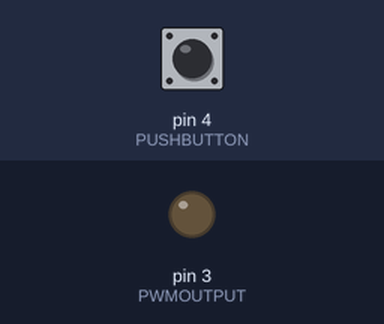
The sketch below on a simulated Arduino Nano, built with avr-gcc and run on an emulated ATmega328P. Parts: output pins drawn as LEDs (lit = HIGH). The test bench sets the inputs (shaded band); at power-on: pin 4 (PUSHBUTTON) HIGH.

Above: at 1.2 s.
1.3 s: pin 4 (PUSHBUTTON) pulled LOW for 3.2 s
At 2.65 s:
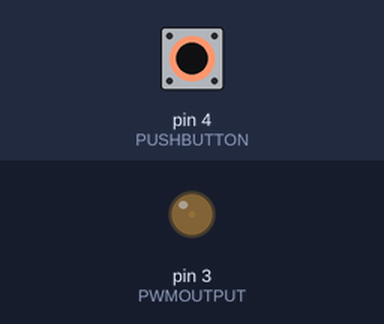
6.0 s: pin 4 (PUSHBUTTON) pulled LOW for 3.2 s
At 10.4 s:
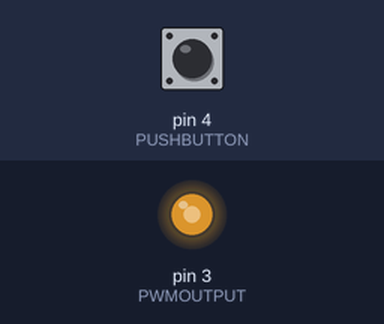
10.7 s: pin 4 (PUSHBUTTON) pulled LOW for 3.2 s
At 14.2 s:
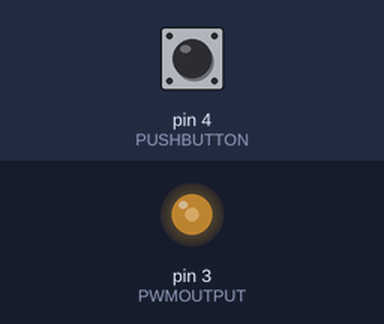
Timing chart, 0 to 15.7 s (numbered marks = the images above; inputs shaded):
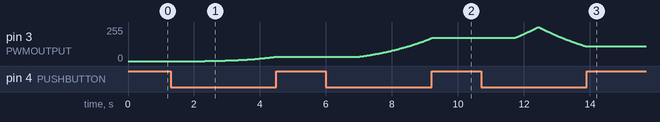

The sketch:

ArduDimmer.ino
```cpp
#define PWMOUTPUT 3   /* D3 on Arduino Nano */
#define PUSHBUTTON 4  /* D4 on Arduino Nano */

int brightness, dimmerInc;

// Brightness linearization table
const int table [256] PROGMEM = {
    1,   1,   1,   1,   1,   1,   1,   1,   1,   1,   2,   2,   2,   2,   2,   2,
    2,   2,   2,   2,   2,   2,   2,   3,   3,   3,   3,   3,   3,   3,   3,   4,
    4,   4,   4,   4,   4,   5,   5,   5,   5,   5,   6,   6,   6,   6,   6,   7,
    7,   7,   7,   8,   8,   8,   8,   9,   9,   9,  10,  10,  10,  10,  11,  11,
   11,  12,  12,  12,  13,  13,  13,  14,  14,  15,  15,  15,  16,  16,  17,  17,
   17,  18,  18,  19,  19,  20,  20,  21,  21,  22,  22,  23,  23,  24,  24,  25,
   25,  26,  26,  27,  28,  28,  29,  29,  30,  31,  31,  32,  32,  33,  34,  34,
   35,  36,  37,  37,  38,  39,  39,  40,  41,  42,  43,  43,  44,  45,  46,  47,
   47,  48,  49,  50,  51,  52,  53,  54,  54,  55,  56,  57,  58,  59,  60,  61,
   62,  63,  64,  65,  66,  67,  68,  70,  71,  72,  73,  74,  75,  76,  77,  79,
   80,  81,  82,  83,  85,  86,  87,  88,  90,  91,  92,  94,  95,  96,  98,  99,
  100, 102, 103, 105, 106, 108, 109, 110, 112, 113, 115, 116, 118, 120, 121, 123,
  124, 126, 128, 129, 131, 132, 134, 136, 138, 139, 141, 143, 145, 146, 148, 150,
  152, 154, 155, 157, 159, 161, 163, 165, 167, 169, 171, 173, 175, 177, 179, 181,
  183, 185, 187, 189, 191, 193, 196, 198, 200, 202, 204, 207, 209, 211, 214, 216,
  218, 220, 223, 225, 228, 230, 232, 235, 237, 240, 242, 245, 247, 250, 252, 255,
};

// Setup code
void setup() {
  brightness = 0;
  dimmerInc = -1;
  pinMode(PWMOUTPUT, OUTPUT);
  pinMode(PUSHBUTTON, INPUT_PULLUP);
  analogWrite(PWMOUTPUT, 0); // Start with lamp off
}

// Main loop
void loop() {
  int count = 0;
  while(digitalRead(PUSHBUTTON) == LOW){
    count ++;
    delay(20);
    if(count > 50){
      doDimmer();
    }
  }
  if ((count > 3) && (count <= 50)){
    doSwitch();
  }
}

// Changes brightness up/down
void doDimmer(){
  brightness = brightness + dimmerInc;
  if(brightness > 255){
    brightness = 255;
    dimmerInc = -dimmerInc;
  }
  if (brightness < 0){
    brightness = 0;
    dimmerInc = -dimmerInc;
  }
  setPWM(brightness);
}

// Switch lamp on/off
void doSwitch(){
  if(brightness == 0){
    brightness = 255;
    setPWM(brightness);
  }else{
    brightness = 0;
    analogWrite(PWMOUTPUT, 0); // Really off!
  }
}

// Set PWM output
void setPWM(int p){
  analogWrite(PWMOUTPUT, pgm_read_word(&table[p]));
}
```

Measured:
- after the input at 1.3 s, pin 3 (PWMOUTPUT): moves from 0/255 to 33/255 over 2.2 s, starting after 1.0 s
- after the input at 6.0 s, pin 3 (PWMOUTPUT): moves from 33/255 to 173/255 over 2.2 s, starting after 1.0 s
- after the input at 10.7 s, pin 3 (PWMOUTPUT): rises from 173/255 to 255/255 in 0.70 s, then falls to 109/255 in 1.5 s
